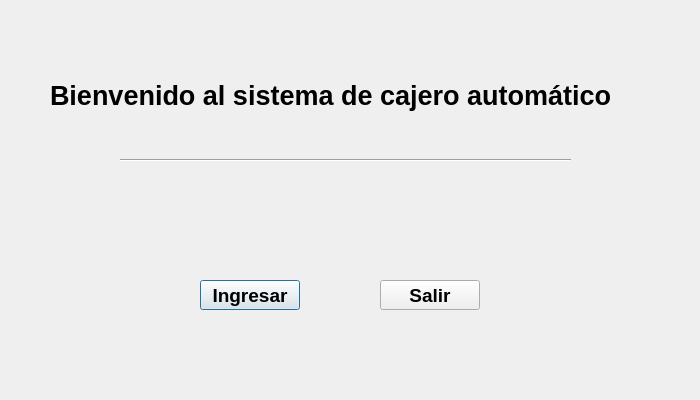
<?xml version="1.0" encoding="UTF-8"?>
<ui version="4.0">
 <class>ATMWelcomeForm</class>
 <widget class="QWidget" name="ATMWelcomeForm">
  <property name="geometry">
   <rect>
    <x>0</x>
    <y>0</y>
    <width>700</width>
    <height>400</height>
   </rect>
  </property>
  <property name="windowTitle">
   <string>ATMWelcomeForm</string>
  </property>
  <widget class="QPushButton" name="button_enter">
   <property name="geometry">
    <rect>
     <x>200</x>
     <y>280</y>
     <width>100</width>
     <height>30</height>
    </rect>
   </property>
   <property name="font">
    <font>
     <pointsize>14</pointsize>
     <bold>true</bold>
    </font>
   </property>
   <property name="text">
    <string>Ingresar</string>
   </property>
   <property name="autoDefault">
    <bool>false</bool>
   </property>
   <property name="default">
    <bool>true</bool>
   </property>
   <property name="flat">
    <bool>false</bool>
   </property>
  </widget>
  <widget class="QLabel" name="label_welcome">
   <property name="geometry">
    <rect>
     <x>50</x>
     <y>50</y>
     <width>571</width>
     <height>91</height>
    </rect>
   </property>
   <property name="font">
    <font>
     <pointsize>20</pointsize>
     <bold>true</bold>
    </font>
   </property>
   <property name="text">
    <string>Bienvenido al sistema de cajero automático</string>
   </property>
  </widget>
  <widget class="Line" name="line_welcome">
   <property name="geometry">
    <rect>
     <x>120</x>
     <y>150</y>
     <width>451</width>
     <height>21</height>
    </rect>
   </property>
   <property name="orientation">
    <enum>Qt::Horizontal</enum>
   </property>
  </widget>
  <widget class="QPushButton" name="button_exit">
   <property name="enabled">
    <bool>true</bool>
   </property>
   <property name="geometry">
    <rect>
     <x>380</x>
     <y>280</y>
     <width>100</width>
     <height>30</height>
    </rect>
   </property>
   <property name="font">
    <font>
     <pointsize>14</pointsize>
     <bold>true</bold>
    </font>
   </property>
   <property name="text">
    <string>Salir</string>
   </property>
  </widget>
 </widget>
 <layoutdefault spacing="6" margin="11"/>
 <resources/>
 <connections/>
</ui>
